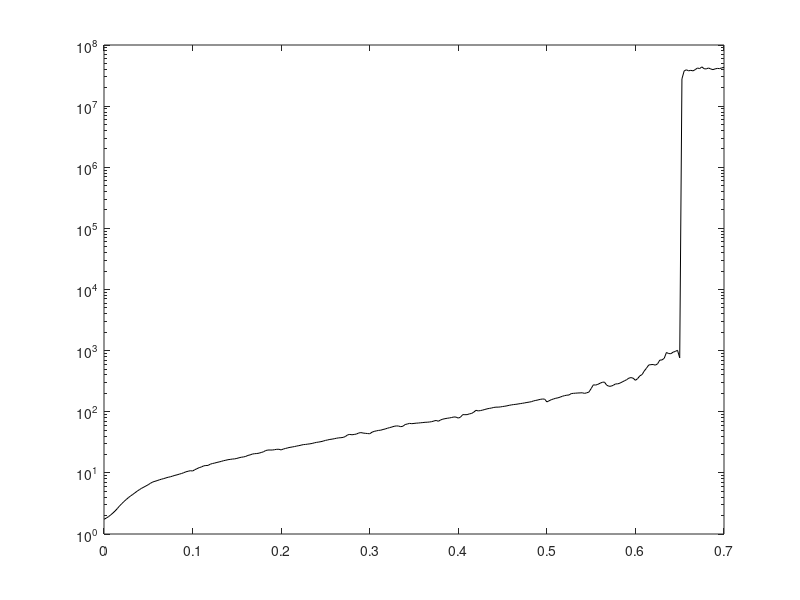

Here is the MATLAB script that generated this plot: (Note: this script raises an error after producing the figure.)
load('30min2cm.mat');

semilogy(strain, abs(resistance),'k');
ax = gca;
ax.XLim = [-0.1,0.8];

xlabel('Strain (\DeltaL/L)');
ylabel('Resistance (\Omega/cm)');
set(gca,'Fontname','CMU bright','Fontsize',14);